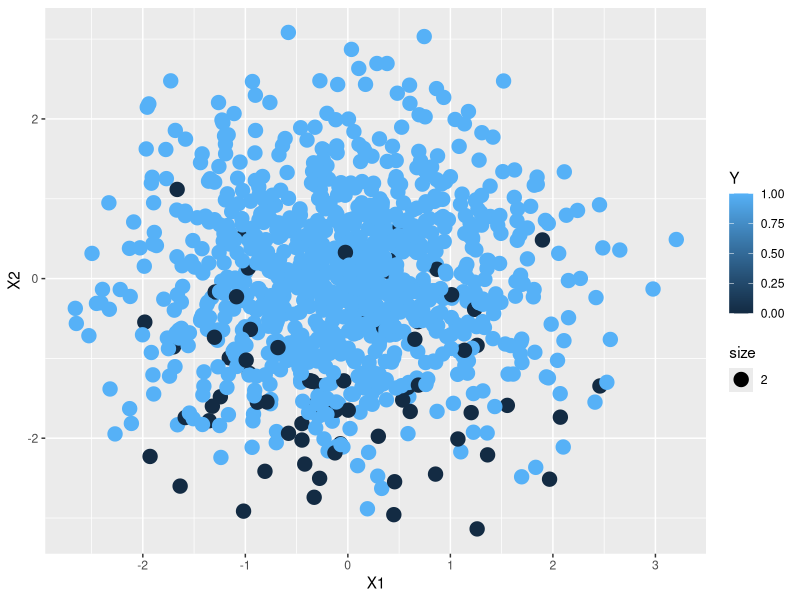
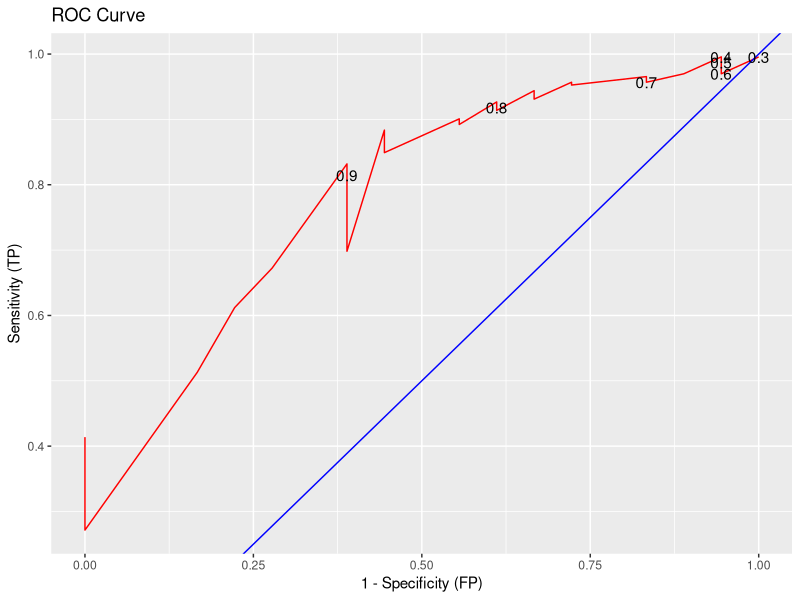

Write the R code that produced these figures, in order.
# Author : Karima Tajin
# Date : 5 March 2020
# Machine Learning in R 
# Project 3 : Logistic Regression

# Write a logistic regression algorithm in R using the logit (or sigmoid function) from scratch
# which prints the coefficients and accuracy metrics by using provided data
# Documents each step of the code and  describe what each line does
# for the algorithm, you may use basic statistical functions and graphing functions but not ML function
# explaining what solve() is doing if you use it
# test your model with test data
# compare your algorithm to the algorithms in R using glm() and predict()

###  the steps of Logistic Regression from scratch:
#1. Read the data
#2. Divide the data into training and test data
#3. Determine the number of iteration n
#4. Train the model using the training dataset
##4-1. Create a matrix X from the training data with k features and m observations
##4-2. Create the Y matrix
##4-3. Create a matrix(actually a vector),W, of k zeroes
##4-4. loop for n iterations
###4-4-1. Compute the sigmoid result, g(x)=1/(1+e^-(WX))
###4-4-2. Compute the gradient
#5. Make predictions using the test dataset
###5-1. Compute the predicted Y
#6. Test the model

# import tidyverse library:
library(tidyverse)
# get the working directory:
setwd("/Users/karimaidrissi/Desktop/DSSA 5201 ML/logistic regression")

# Load the data:
TajinRL <- read.csv("LogisticData.csv")

# dimension of the data:
dim(TajinRL) # there'r 10000 observations and 3 variables
# plotting the data:
plot <- ggplot(TajinRL, aes(x=X1, y=X2, col= Y)) + geom_point(aes(size=2))
plot
# we can see there is a strong relationship betweeen X1 and X2 data.

#To perform the logistic Regression model ,we need first to split our TajinRL into training and testing data. 
require(caTools) # using casTools package to split the data 
set.seed(100) # set the seed to get repeatable data
split1 = sample.split(TajinRL$Y, SplitRatio = 3/4) # choosing 75% of the data to be the training data 
split1 # TRUE and FALSE values for each observation in our data, 
# TRUE means that we should put that observation in training set
# FALSE means putting the observation in the testing set
# extracting training data and test data as two seperate dataframe
# using subset function to create the training and testing sets
train = subset(TajinRL, split1 == TRUE) # training set
test = subset(TajinRL, split1 == FALSE) # testing set
dim(train) # 750 training samples
dim(test) # 250 testing samples
rm(split1) #to keep the environment clean


X <- train[,-ncol(train)] # the independent variables X1 and X2
y <- train[,ncol(train)]# the dependent/outcome variable only Y

#3. Determine the number of iteration n
# the maximum number of iteration refers to KT
KT <- 150000

# First we will build some useful functions in Logistic Regression
# develop the sigmoid function :
# Sigmoid function has the shape of S, the function can be used to map values to(0,1)
# the equation of sigmoid function is S(X) = 1/ (1+ e(-z)) where:
# S(X) : the output is between 0 and 1 (probability estimate)
# z : input to the function, example Wx+b
# e : base of natural log
sigmoid = function(z){
  1 / (1 + exp(-z))
}

# implement the cost function :
# cost function in LR helps learner to correct or change behaviour to minimize mistakes.
# in order words, it's used to estimate how badly the models are preforming in terms of its ability 
# to estimate the relationship between X and Y.
#NB: %*% is the dot product in R
cost <- function(theta, X, y) {
  m <- nrow(y)  # number of training examples
  hx <- sigmoid(X %*% theta)
  J <- (t(-y)%*%log(hx)-t(1-y)%*%log(1-hx))/m
  return(J)
}

# develop the gradient function:
grad <- function(X, y, theta){
  m = nrow(X)
  X = as.matrix(X)
  d = as.matrix(sigmoid(X %*% theta))
  (1/m) * (t(X) %*% (d - y))
}
  
# Logistic Regression from scratch
Logistic_Regression <- function(X,y,KT){ # logistic regression needs 3 inputs unlike Linear regression that needs 2
  alpha = 0.001 
# y <- as.matrix(y) # ensuring y is a matrix
X = cbind(rep(1,nrow(X)),X)  # insert intercept column to X data matrix
theta <- matrix(rep(0, ncol(X)), nrow = ncol(X)) 
alpha=0.5
  # looping through the maximum number of iteration
  for (i in 1:KT){
    theta = theta - alpha * grad(X, y, theta)
  }
  return(theta)
}
  
# Predict the logistic Regression function:
logisticPrediction <- function(betas, newData){  
  X <- na.omit(newData) # remove all na in the newData file
  X = cbind(rep(1,nrow(X)),X) # combining X data with an extra column of 1 for the same amount of X data
  X <- as.matrix(X) # convert x data to a matrix
  return(sigmoid(X %*% betas)) # returning sigmoid function by multiplying x data with betas data
  } # close the logistic prediction function
  
  
# test the logistic regression function:
#glm is used to fit generalized linear models, specified by giving a symbolic
# description of the linear predictor and a description of the error distribution.
# glm(formula, family = gaussian, data, weights, subset,na.action, start = NULL, etastart, mustart, offset,control = list(...), model = TRUE, method = "glm.fit",x = FALSE, y = TRUE, singular.ok = TRUE, contrasts = NULL, ...)
  
testLogistic <- function(train,test, threshold) {
  model1 = glm(Y~., data=train, family=binomial) # using glm() function instead of lm() in linear regression 
    #  specify family = binomial to get the logistic regression model
  prediction1 = predict(model1, newdata=test, type = "response") # predict is a generic function for predictions from the results of various model fitting functions, means make predictions with the model1
                                                                   # to obtain the predicted probabilities we need to use type ="response".
  vals <- table(test$Y, TestPrediction > threshold)
  accuracy = (vals[1]+vals[4])/sum(vals) # the accuracy will measure the proportion of correct identifications
  print(paste("The R accuracy of the computed data",accuracy, sep = " "))
  sensitivity = vals[4]/(vals[2]+vals[4]) # return true positive rate
  specificity = vals[1]/(vals[1]+vals[3]) # return true negative rate
  print(paste("The R sensitivity of the computed data",sensitivity, sep = " ")) # printing R sensitivity
  print(paste("The R specificity of the computed data",specificity, sep = " ")) # printing R specificity
  } # end testing logistic regression
  
# using ROC to evalute and compare the predictive model
# ROC stands for Receiver Operating Characteristic, it is used to distinguish between the true positives and negatives in any predictive model
# RORC function is the same as testing the logist
ROC <- function(train, test) {
  model1 = glm(Y~.,data=train,family=binomial) 
  prediction1 = predict(model1, newdata=test, type="response")
  
  sensitivity = vector(mode = "numeric", length = 101)
  falsepositives = vector(mode = "numeric", length = 101)
  thresholds = seq(from = 0, to = 1, by = 0.01)
  for(i in seq_along(thresholds)) {
    vals <- table(test$Y, TestPrediction > thresholds[i])
    sensitivity[i] = vals[4]/(vals[2]+vals[4])
    falsepositives[i] = vals[3]/(vals[1]+vals[3]) # false positives, or 1 - specificity
    }  
  ggplot() + # plotting ROC curve that will sweep through all possible cutoffs
  geom_line(aes(falsepositives, sensitivity), colour="red") +
  geom_abline(slope = 1, intercept = 0, colour="blue") +
  labs(title="ROC Curve", x= "1 - Specificity (FP)", y="Sensitivity (TP)") +
  geom_text(aes(falsepositives, sensitivity), label=ifelse(((thresholds * 100) %% 10 == 0),thresholds,''),nudge_x=0,nudge_y=0)
}

## test our logistic regression function from scratch to find beta
beta <- Logistic_Regression(X,y,KT)
beta
#rep(1, nrow(X))  3.5967360944
#X1              -0.0003712027
#X2               1.5509343548



# testing our logistic prediction function 
X <- test[,-ncol(test)]
TestPrediction <- logisticPrediction(beta, X)
TestPrediction

# treshold value:
threshold= 0.5
# confusion matrix for threshold of 0.5
v1 <- table(test$Y, TestPrediction > threshold)
v1
#    FALSE TRUE
#0     1   17
#1     3  229

# calculating the accuracy of the computed data
#accuracy = (#true positives + #true negatives) /#all prediction
accuracy = (1 + 229 )/ 250
print(paste("The accuracy of the computed data",accuracy, sep = " "))
# caculating the sensitivity 
# sensivity = (#true positives) / (#true positives + #false negatives)
sensitivity = (229/(3+229))
print(paste("The sensitivity of the computed data",sensitivity, sep = " "))
# caculating the specificity
# specificity = #true negatives /( #true negatives + #false positives)
specificity = 1 /(1+17)
print(paste("The specificity of the computed data",specificity, sep = " "))

# Confusion matrix for threshold of 0.8
predictTrain= 0.8
v2 <- table(test$Y, TestPrediction > predictTrain)
v2

# FALSE TRUE
#0     7   11
#1    19  213
# accuracy
(7+213) / 250# accuracy is 0.88

# sensitivity
213 /(19+213) # sensitivity is   0.9181034

# Specificity
7 / (7+11)  # specificity is  0.3888889

# as we can see by increasing the value of threshold, the model's sensitivity increases and 
# specificity and accuracy decreases. So picking a good threshold values is often challenging
# ROC curve can help us to decide which value of the threshold is best
testLogistic(train, test, threshold)

# load ROCR package
#library(gplots)
#library(ROCR)

# using predictTrain to creat our ROC curve
#ROCRpred <- prediction(predictTrain, )

ROC(train, test)

# ROC starts at the point (0,0) and ends at the point (1,1) 
# ROC curve captures all thresholds simultaneously. the threshold decrease as you move from (0,0) to (1,1)
# if the threshold is higher the sensitivity is lower and the specificity is higher and vice versa true.
# A threshold around(0.4,0.8) on this ROC curve looks like a good choice in this case.
